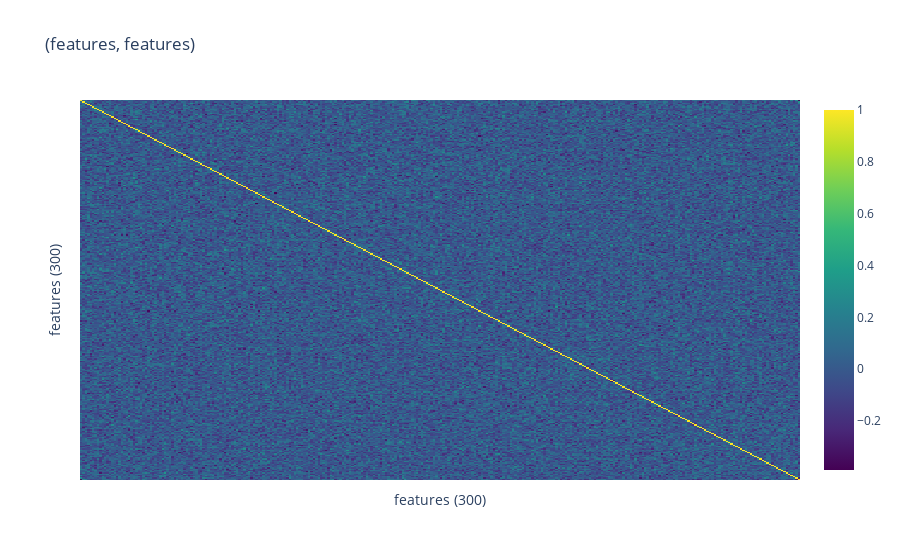

Notebook code for this chart:
### Code cell
from interp_utils import heatmap
feats = model.normed_features

heatmap(feats @ feats.T, dim_names=('features', 'features'))

### Figure 1 — Plotly figure (JSON) as saved in the notebook; plotly's stock layout.template omitted (floating-point values rounded to 4 significant figures; data arrays with more than 128 entries replaced by an {"elided": "..."} marker saying what was removed)
{"data": [{"colorscale": [[0, "#440154"], [0.1111, "#482878"], [0.2222, "#3e4989"], [0.3333, "#31688e"], [0.4444, "#26828e"], [0.5556, "#1f9e89"], [0.6667, "#35b779"], [0.7778, "#6ece58"], [0.8889, "#b5de2b"], [1, "#fde725"]], "hovertemplate": "%{y}%{x}val: %{z:.2f}<extra></extra>", "type": "heatmap", "x": {"elided": "300 str values"}, "y": {"elided": "300 str values"}, "z": {"elided": "300x300 float values"}}], "layout": {"title": {"text": "(features, features)"}, "xaxis": {"showticklabels": false, "title": {"text": "features (300)"}}, "yaxis": {"autorange": "reversed", "showticklabels": false, "title": {"text": "features (300)"}}}}
